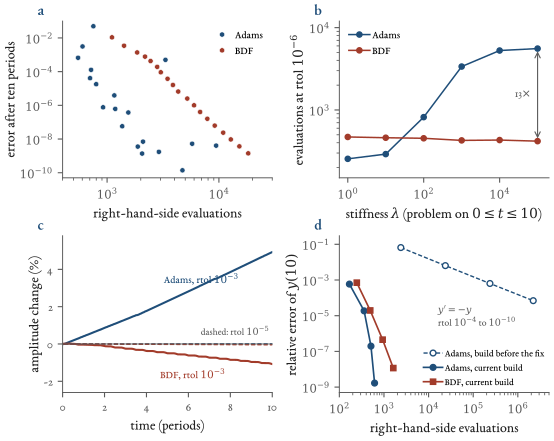

Here is the Python script that generated this plot:
"""Figure ch02_workprecision: what the Python module rusty_sundials.CvodeSolver does on problems with closed-form solutions.
 (a) work-precision on ten periods of the harmonic oscillator (non-stiff), Adams against BDF, 19 tolerances each;
 (b) cost against stiffness on the Prothero-Robinson problem y' = -lam (y - cos t) - sin t at rtol 1e-6;
 (c) amplitude of the oscillator against time: |(x, v)| - 1 for independent runs to each t (exact value 0);
 (d) the Adams defect: y' = -y, the module built before the fix (implicit Euler) against the current build.
Cost = number of calls of the user's right-hand side (includes the finite-difference Jacobian columns): machine independent.
Reads figures/ch02_numbers.json (key B_cvode, written by ch02_compute.py part B)."""
import sys, json
from pathlib import Path
sys.path.insert(0, str(Path(__file__).resolve().parents[1]))
from figstyle import *
plt.rcParams["axes.unicode_minus"] = False
from matplotlib.ticker import FuncFormatter, NullFormatter

B = json.loads((Path(__file__).with_name("ch02_numbers.json")).read_text())["B_cvode"]
ADAMS, BDF = BLUE, RED

def logticks(ax, axis="y"):
    f = FuncFormatter(lambda v, p: (r"$10^{%d}$" % int(round(np.log10(v)))) if v > 0 else "")
    a = ax.yaxis if axis == "y" else ax.xaxis
    a.set_major_formatter(f); a.set_minor_formatter(NullFormatter())

fig = plt.figure(figsize=(TEXTW, 4.3))
axA = fig.add_axes([0.095, 0.585, 0.375, 0.365]); axB = fig.add_axes([0.590, 0.585, 0.375, 0.365])
axC = fig.add_axes([0.095, 0.085, 0.375, 0.365]); axD = fig.add_axes([0.590, 0.085, 0.375, 0.365])

# (a) oscillator work-precision
rows = B["oscillator"]["rows"]
for m, col, lab in (("adams", ADAMS, "Adams"), ("bdf", BDF, "BDF")):
    r = [x for x in rows if x["method"] == m and x["err"] is not None]
    axA.plot([x["nfe"] for x in r], [x["err"] for x in r], "o", color=col, ms=3.8, mec="white", mew=0.4, label=lab)
axA.set_xscale("log"); axA.set_yscale("log"); axA.set_xlim(4e2, 3e4); axA.set_ylim(5e-11, 1e-1)
axA.set_xlabel("right-hand-side evaluations"); axA.set_ylabel("error after ten periods", labelpad=1)
logticks(axA); logticks(axA, "x"); axA.legend(loc="upper right", fontsize=7.6, handletextpad=0.2); panel(axA, "a")

# (b) stiffness
pr = B["prothero_robinson"]["rows"]
for m, col, lab in (("adams", ADAMS, "Adams"), ("bdf", BDF, "BDF")):
    r = [x for x in pr if x["method"] == m]
    axB.plot([x["lam"] for x in r], [x["nfe"] for x in r], "-o", color=col, ms=3.8, lw=1.1, label=lab)
axB.set_xscale("log"); axB.set_yscale("log"); axB.set_xlim(0.6, 2e5); axB.set_ylim(150, 1.2e4)
axB.set_xlabel(r"stiffness $\lambda$ (problem on $0\leq t\leq10$)"); axB.set_ylabel("evaluations at rtol $10^{-6}$", labelpad=1)
logticks(axB, "x"); logticks(axB)
a5 = [x for x in pr if x["method"] == "adams" and x["lam"] == 1e5][0]["nfe"]; b5 = [x for x in pr if x["method"] == "bdf" and x["lam"] == 1e5][0]["nfe"]
axB.annotate("", xy=(1e5, b5), xytext=(1e5, a5), arrowprops=dict(arrowstyle="<->", color=GREY, lw=0.8, shrinkA=2, shrinkB=2))
axB.text(7e4, np.sqrt(a5 * b5), f"{a5/b5:.0f}$\\times$", fontsize=8, color=GREY, ha="right", va="center")
axB.legend(loc="upper left", fontsize=7.6, handletextpad=0.2); panel(axB, "b")

# (c) amplitude against time
A = B["amplitude_vs_time"]; t = np.array(A["t"]) / (2 * np.pi)
for key, col, ls, lw, lab in (("adams_0.001", ADAMS, "-", 1.5, "Adams"), ("bdf_0.001", BDF, "-", 1.5, "BDF"),
                              ("adams_1e-05", ADAMS, (0, (3, 1.5)), 1.0, None), ("bdf_1e-05", RED, (0, (3, 1.5)), 1.0, None)):
    v = 100 * (np.array([x if x is not None else np.nan for x in A[key]]) - 1.0)
    axC.plot(t, v, ls=ls, color=col, lw=lw, label=lab)
axC.axhline(0, color=GREY, lw=0.6)
axC.set_xlim(0, 10); axC.set_ylim(-2.6, 5.8); axC.set_xlabel("time (periods)"); axC.set_ylabel("amplitude change (%)", labelpad=1)
axC.text(6.6, 3.2, "Adams, rtol $10^{-3}$", color=ADAMS, fontsize=7.6, ha="center"); axC.text(6.2, -1.9, "BDF, rtol $10^{-3}$", color=BDF, fontsize=7.6, ha="center")
axC.text(9.9, 0.45, "dashed: rtol $10^{-5}$", color=GREY, fontsize=7.0, ha="right"); panel(axC, "c")

# (d) the Adams defect
st = B["decay_stale_venv_module"]["rows"]; fx = B["decay_adams_fix"]["rows"]
sa = [x for x in st if x["method"] == "adams"]; fa = [x for x in fx if x["method"] == "adams"]; fb = [x for x in fx if x["method"] == "bdf"]
axD.plot([x["nfe"] for x in sa], [x["relerr"] for x in sa], "-o", color=ADAMS, mfc="white", ms=4.2, lw=1.0, ls=(0, (3, 1.5)), label="Adams, build before the fix")
axD.plot([x["nfe"] for x in fa], [x["relerr"] for x in fa], "-o", color=ADAMS, ms=4.2, lw=1.2, label="Adams, current build")
axD.plot([x["nfe"] for x in fb], [x["relerr"] for x in fb], "-s", color=BDF, ms=3.8, lw=1.2, label="BDF, current build")
axD.set_xscale("log"); axD.set_yscale("log"); axD.set_xlim(1e2, 5e6); axD.set_ylim(5e-10, 3e-1)
axD.set_xlabel("right-hand-side evaluations"); axD.set_ylabel("relative error of $y(10)$", labelpad=1)
logticks(axD); logticks(axD, "x"); axD.legend(loc="lower right", fontsize=6.9, handletextpad=0.2, borderaxespad=0.1)
axD.text(0.47, 0.56, "$y'=-y$\nrtol $10^{-4}$ to $10^{-10}$", transform=axD.transAxes, fontsize=7.0, color=GREY, va="top", linespacing=1.2); panel(axD, "d")
save(fig, "ch02_workprecision")
